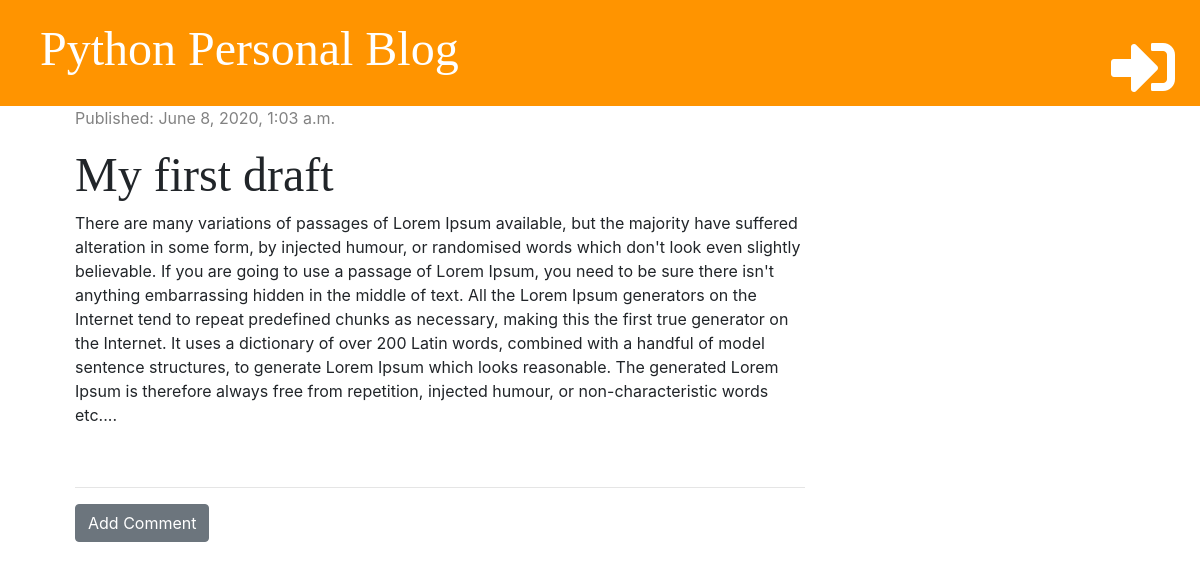
The page /post/6/ on the database as committed earlier.
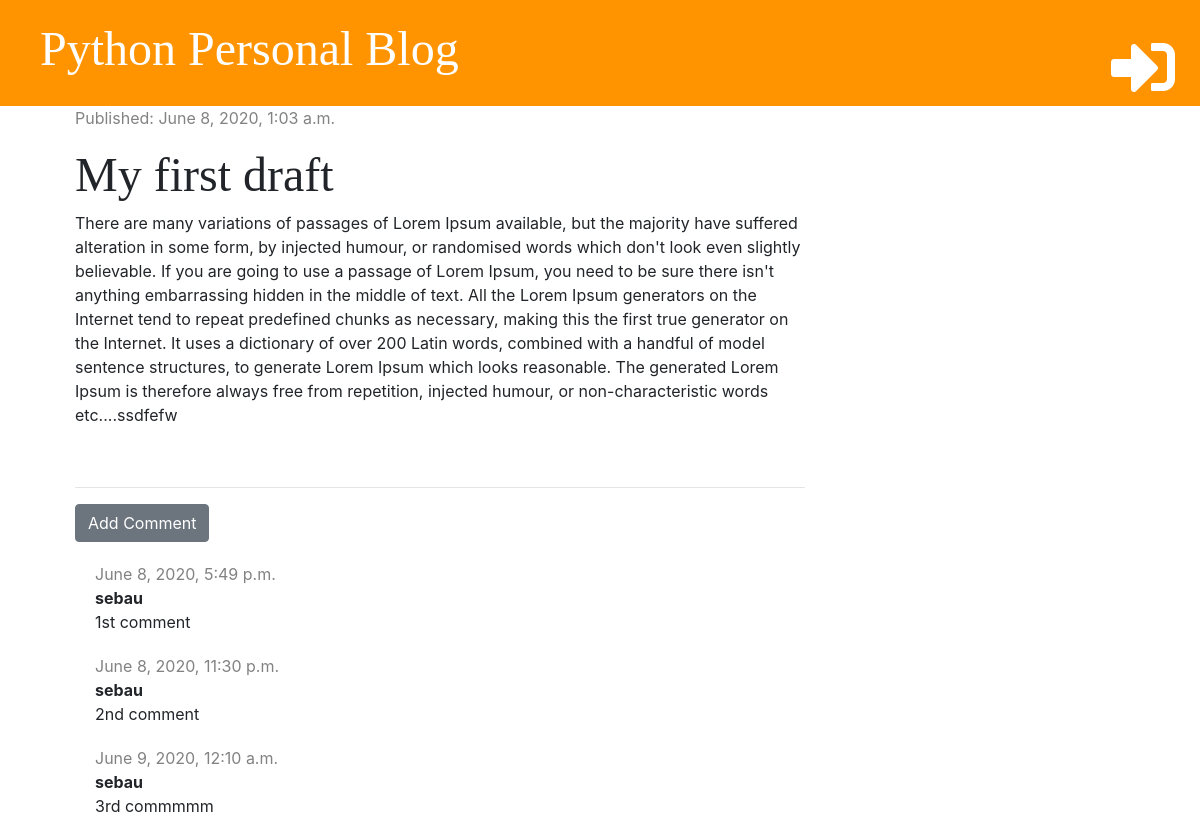
The same page on the database as committed later.
### blog/models.py (models this page shows, shortened)
class Post(models.Model):
    author = models.ForeignKey('auth.User', on_delete=models.CASCADE)
    title = models.CharField(max_length=200)
    text = models.TextField()
    create_date = models.DateTimeField(default=timezone.now)
    published_date = models.DateTimeField(blank=True, null=True)

class Comment(models.Model):
    post = models.ForeignKey('blog.Post', on_delete=models.CASCADE, related_name='comments')
    author = models.CharField(max_length=200)
    text = models.TextField()
    created_date = models.DateTimeField(default=timezone.now)
    approved = models.BooleanField(default=False)

### blog/views.py (the view)
# urls.py: path('post/<int:pk>/', views.post_detail, name='post_detail'),
def post_detail(request, pk):
    post = get_object_or_404(Post, pk=pk)
    return render(request, 'blog/post_detail.html', {'post': post})

### blog/templates/blog/post_detail.html (shortened to what this page needs)
{% extends 'blog/base.html' %}
{% block content %}
<div class="post">
  {% if post.published_date %}
  <div class="date">
    <p>Published: {{post.published_date}}</p>
  </div>
  {% else %}
  <a href="{% url 'post_publish' pk=post.pk %}" class="btn btn-primary">Publish</a>
  {% endif %}
  <div>
    <h1>{{post.title}}</h1>
    <p>{{post.text | linebreaksbr}}</p>
  </div>
</div>
<hr>
<a href="{% url 'add_comment_to_post' pk=post.pk %}" class="btn btn-secondary">Add Comment</a>
{% for comment in post.comments.all %}
  {% if user.is_authenticated or comment.approved %}
    <div class="comment">
      <div class="date">{{comment.created_date}}</div>
      <strong>{{comment.author}}</strong>
      <p>
        {{comment.text}}</p>
    </div>
  {% endif %}
{% empty %}
<p>No comments yet...</p>
{% endfor %}
{% endblock %}

### blog/templates/blog/base.html (shortened to what this page needs)
{% load static %}
<!DOCTYPE html>
<html lang="en">
<head>
    <link href="https://stackpath.bootstrapcdn.com/bootstrap/4.5.0/css/bootstrap.min.css" rel="stylesheet"
>
    <link rel="stylesheet" href="//maxcdn.bootstrapcdn.com/bootstrap/3.2.0/css/bootstrap-theme.min.css" />
    <link rel="stylesheet" href="https://use.fontawesome.com/releases/v5.13.0/css/all.css"
>
    <link rel="stylesheet" type="text/css" href="{% static 'css/blog.css' %}">
</head>
<body>
    <div class="page-header">
        {% if user.is_authenticated %}
        <a href="{% url 'draft_list' %}" class="top-menu"><i class="far fa-file-alt fa-4x"></i></a>
        <a href="{% url 'post_new' %}" class="top-menu"><i class="fas fa-plus fa-4x"></i></a>
        <p class="top-menu">Hello: {{user.username}}<small>(<a href="{% url 'logout' %}">Log out</a>)</small></p>
        {% else %}
        <a href="{% url 'login' %}" class="top-menu"><i class="fas fa-sign-in-alt fa-4x"></i></a>
        {% endif %}
        <h1><a href="{% url 'post_list' %}">Python Personal Blog</a></h1>
    </div>
    <div class="content container">
        <div class="row">
            <div class="col-md-8">
                {% block content %} {% endblock %}
            </div>
        </div>
    </div>
</body>
</html>

### blog/static/css/blog.css (style rules this page uses)
.page-header { background-color: #ff9400; margin-top: 0; padding: 20px 20px 20px 40px; }
.page-header h1, .page-header h1 a { color: #ffffff; font-size: 36pt; text-decoration: none; }
.content { margin-left: 60px; }
.post { margin-bottom: 60px; }
.date { color: #828282; }
h1, h2, h3, h4 { font-family: 'Tangerine', 'Inconsolata', 'Droid Sans', serif; font-size: 48px; }
.top-menu { float: right; color: white; margin-top: 10px; padding: 5px; }
.comment { margin: 20px 0 20px 20px; }

Rows that differ between the two databases and show on the page:
changed Post "My first draft": text "…humour, or non-characteristic words etc...." → "…humour, or non-characteristic words etc....ssdfefw"
now on this page (row edited): Comment: created_date "June 8, 2020, 5:49 p.m.", author "sebau", text "1st comment"
now on this page (row edited): Comment: created_date "June 8, 2020, 11:30 p.m.", author "sebau", text "2nd comment"
added Comment: created_date "June 9, 2020, 12:10 a.m.", author "sebau", text "3rd commmmm"
